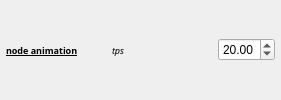
                   <widget class="QWidget" name="widget_13" native="true">
                    <layout class="QVBoxLayout" name="verticalLayout">
                     <property name="leftMargin">
                      <number>4</number>
                     </property>
                     <property name="topMargin">
                      <number>4</number>
                     </property>
                     <property name="rightMargin">
                      <number>4</number>
                     </property>
                     <property name="bottomMargin">
                      <number>4</number>
                     </property>
                     <item>
                      <widget class="QWidget" name="widget_14" native="true">
                       <layout class="QHBoxLayout" name="horizontalLayout_12">
                        <property name="leftMargin">
                         <number>2</number>
                        </property>
                        <property name="topMargin">
                         <number>2</number>
                        </property>
                        <property name="rightMargin">
                         <number>2</number>
                        </property>
                        <property name="bottomMargin">
                         <number>2</number>
                        </property>
                        <item>
                         <widget class="QLabel" name="label_18">
                          <property name="minimumSize">
                           <size>
                            <width>100</width>
                            <height>0</height>
                           </size>
                          </property>
                          <property name="maximumSize">
                           <size>
                            <width>100</width>
                            <height>16777215</height>
                           </size>
                          </property>
                          <property name="font">
                           <font>
                            <family>FontAwesome</family>
                            <pointsize>7</pointsize>
                            <weight>75</weight>
                            <bold>true</bold>
                            <underline>true</underline>
                           </font>
                          </property>
                          <property name="text">
                           <string>node animation</string>
                          </property>
                         </widget>
                        </item>
                        <item>
                         <widget class="QLabel" name="label_17">
                          <property name="minimumSize">
                           <size>
                            <width>100</width>
                            <height>0</height>
                           </size>
                          </property>
                          <property name="maximumSize">
                           <size>
                            <width>100</width>
                            <height>16777215</height>
                           </size>
                          </property>
                          <property name="font">
                           <font>
                            <family>FontAwesome</family>
                            <pointsize>7</pointsize>
                            <italic>true</italic>
                           </font>
                          </property>
                          <property name="text">
                           <string>tps</string>
                          </property>
                         </widget>
                        </item>
                        <item>
                         <widget class="QDoubleSpinBox" name="tpsSpin">
                          <property name="sizePolicy">
                           <sizepolicy hsizetype="Expanding" vsizetype="Fixed">
                            <horstretch>0</horstretch>
                            <verstretch>0</verstretch>
                           </sizepolicy>
                          </property>
                          <property name="minimum">
                           <double>1.000000000000000</double>
                          </property>
                          <property name="value">
                           <double>20.000000000000000</double>
                          </property>
                         </widget>
                        </item>
                       </layout>
                      </widget>
                     </item>
                    </layout>
                   </widget>
